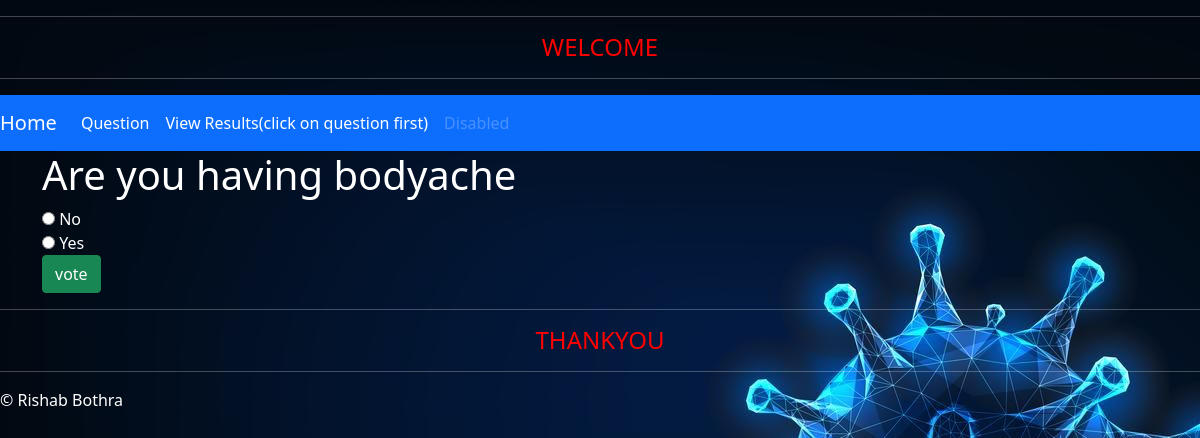
The page /polls/6/ on the database its author committed.
### polls/models.py (models this page shows, shortened)
class Question(models.Model):
    question_txt =  models.CharField(max_length = 100)
    pub_date = models.DateTimeField('date published')

class Choice(models.Model):
    choice_txt = models.CharField(max_length = 200)
    votes = models.IntegerField(default=0)
    question = models.ForeignKey(Question, on_delete=models.CASCADE)

### polls/views.py (the view)
# urls.py: url(r'^polls/(?P<question_id>[0-9]+)/$',views.details,name='detail'),
def details(request, question_id):
    question= get_object_or_404(Question,pk = question_id)
    return render(request,'polls/detail.html', {'question': question})

### polls/templates/polls/detail.html (shortened to what this page needs)
{% extends 'polls/base.html' %}
{% block main_content %}
<h1>{{question.question_txt}}</h1>
<form action = '/polls/{{question.id}}/vote' method="post">
    {% for choice in question.choice_set.all %}
        <input type="radio" name="choice" id="choice{{forloop.counter}}" value="{{choice.id}}"/>
        <label for="choice{{forloop.counter}}">{{choice.choice_txt}}</label><br>
    {% endfor %}
    <input type="submit" class="btn btn-success" value = "vote"/>
</form>
{% endblock %}

### polls/static/polls/style.css (style rules this page uses)
body { color:white; background:white url('images/background.jpg') no-repeat; }

### polls/templates/polls/base.html (style rules this page uses)
body { color:white; }

### rows shown on the page
Question: question_txt "Are you having bodyache"
Choice: choice_txt "No"
Choice: choice_txt "Yes"
